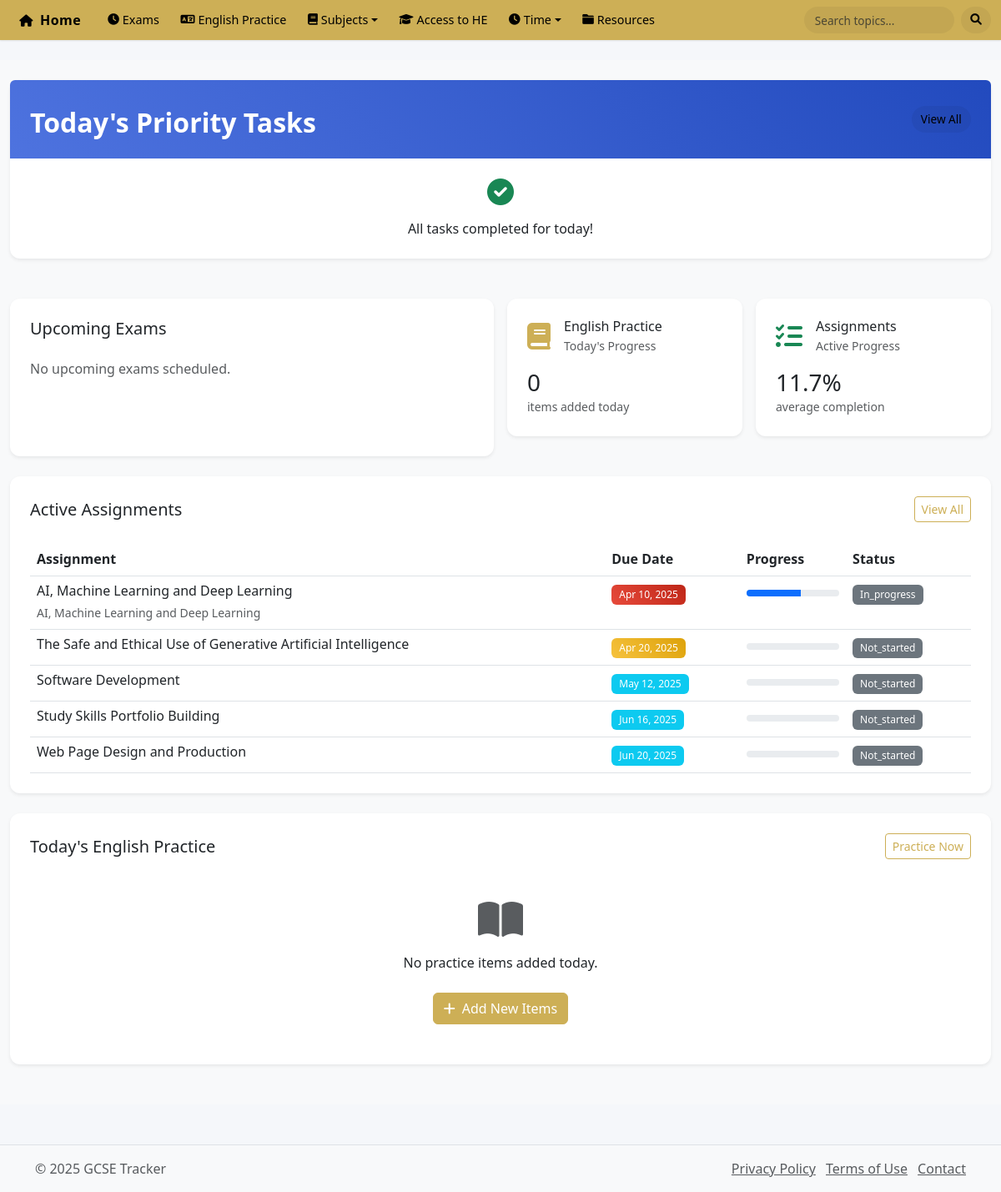
Page /dashboard.php on the committed database.
### tables this page shows
CREATE TABLE `access_assignments` (
  `id` int(11) NOT NULL,
  `unit_id` int(11) DEFAULT NULL,
  `unit_overview` text DEFAULT NULL,
  `title` varchar(255) NOT NULL,
  `overview` text DEFAULT NULL,
  `question_text` text DEFAULT NULL,
  `guidance` text DEFAULT NULL,
  `word_limit` int(11) DEFAULT NULL,
  `credits` int(11) NOT NULL,
  `due_date` date NOT NULL,
  `description` text DEFAULT NULL,
  `status` enum('not_started','in_progress','completed') DEFAULT 'not_started',
  `created_at` datetime DEFAULT current_timestamp(),
  `updated_at` datetime DEFAULT current_timestamp() ON UPDATE current_timestamp(),
  `total_criteria` int(11) DEFAULT 0,
  `completed_criteria` int(11) DEFAULT 0,
  `progress_percentage` decimal(5,2) DEFAULT 0.00,
  `priority` enum('low','medium','high') DEFAULT 'medium',
  `estimated_hours` int(11) DEFAULT NULL,
  `actual_hours` int(11) DEFAULT 0,
  `submitted_date` datetime DEFAULT NULL
);

CREATE TABLE `access_course_units` (
  `id` int(11) NOT NULL,
  `unit_code` varchar(10) NOT NULL,
  `unit_name` varchar(255) NOT NULL,
  `description` text DEFAULT NULL,
  `credits` int(11) DEFAULT 3,
  `is_graded` tinyint(1) DEFAULT 1,
  `created_at` timestamp NOT NULL DEFAULT current_timestamp(),
  `updated_at` timestamp NOT NULL DEFAULT current_timestamp() ON UPDATE current_timestamp()
);

### dashboard.php (the view, shortened to what this page needs)
<?php
require_once 'includes/db_connect.php';
$tasks_query = "
    SELECT t.*, tc.name as category_name, tc.color as category_color
    FROM tasks t
    LEFT JOIN task_categories tc ON t.category_id = tc.id
    WHERE DATE(t.due_date) = CURRENT_DATE
    AND t.status != 'completed'
    ORDER BY t.priority DESC, t.due_time ASC
";
$tasks_result = $conn->query($tasks_query);
$today_tasks = $tasks_result->fetch_all(MYSQLI_ASSOC);
$exams_query = "
    SELECT *,
           DATEDIFF(exam_date, CURRENT_DATE) as days_left
    FROM exams
    WHERE exam_date >= CURRENT_DATE
    ORDER BY exam_date ASC
    LIMIT 5
";
$exams_result = $conn->query($exams_query);
$upcoming_exams = $exams_result->fetch_all(MYSQLI_ASSOC);
$english_stats_query = "
    SELECT
        COUNT(*) as total_items,
        SUM(CASE WHEN created_at = CURRENT_DATE THEN 1 ELSE 0 END) as items_today,
        (SELECT COUNT(*) FROM favorite_practice_items) as total_favorites
    FROM practice_items
";
$english_stats = $conn->query($english_stats_query)->fetch_assoc();
$assignments_query = "
    SELECT a.*, u.unit_name,
           (a.completed_criteria / NULLIF(a.total_criteria, 0)) * 100 as completion_percentage
    FROM access_assignments a
    LEFT JOIN access_course_units u ON a.unit_id = u.id
    WHERE a.status != 'completed'
    ORDER BY a.due_date ASC
    LIMIT 5
";
$assignments_result = $conn->query($assignments_query);
$active_assignments = $assignments_result->fetch_all(MYSQLI_ASSOC);
$words_query = "
    SELECT pi.*, pc.name as category_name,
           CASE WHEN fpi.practice_item_id IS NOT NULL THEN 1 ELSE 0 END as is_favorite
    FROM practice_items pi
    LEFT JOIN practice_categories pc ON pi.category_id = pc.id
    LEFT JOIN favorite_practice_items fpi ON pi.id = fpi.practice_item_id
    WHERE DATE(pi.created_at) = CURRENT_DATE
    ORDER BY pi.created_at DESC
    LIMIT 5
";
$words_result = $conn->query($words_query);
$today_words = $words_result->fetch_all(MYSQLI_ASSOC);
require_once 'includes/header.php';
?>
<div class="dashboard">
    <section class="dashboard-section mb-4">
        <div class="container-fluid">
            <div class="row g-3">
                <div class="col-12">
                    <div class="card border-0 shadow-sm">
                        <div class="card-body p-0">
                            <div class="p-4 bg-primary text-white rounded-top">
                                <div class="d-flex justify-content-between align-items-center">
                                    <h2 class="h5 mb-0">Today's Priority Tasks</h2>
                                    <a href="tasks.php" class="btn btn-sm btn-outline-light">View All</a>
                                </div>
                            </div>
                            <?php if (empty($today_tasks)): ?>
                                <div class="p-4 text-center">
                                    <i class="fas fa-check-circle fa-2x text-success mb-3"></i>
                                    <p class="mb-0">All tasks completed for today!</p>
                                </div>
                            <?php endif; ?>
                        </div>
                    </div>
                </div>
            </div>
        </div>
    </section>
    <section class="dashboard-section mb-4">
        <div class="container-fluid">
            <div class="row g-3">
                <div class="col-md-6">
                    <div class="card border-0 shadow-sm h-100">
                        <div class="card-body">
                            <h3 class="h5 mb-4">Upcoming Exams</h3>
                            <?php if (empty($upcoming_exams)): ?>
                                <p class="text-muted">No upcoming exams scheduled.</p>
                            <?php endif; ?>
                        </div>
                    </div>
                </div>
                <div class="col-md-6">
                    <div class="row g-3">
                        <div class="col-6">
                            <div class="card border-0 shadow-sm">
                                <div class="card-body">
                                    <div class="d-flex align-items-center mb-3">
                                        <div class="flex-shrink-0">
                                            <i class="fas fa-book fa-2x text-primary"></i>
                                        </div>
                                        <div class="ms-3">
                                            <h6 class="mb-0">English Practice</h6>
                                            <small class="text-muted">Today's Progress</small>
                                        </div>
                                    </div>
                                    <h3 class="mb-0"><?php echo $english_stats['items_today']; ?></h3>
                                    <small class="text-muted">items added today</small>
                                </div>
                            </div>
                        </div>
                        <div class="col-6">
                            <div class="card border-0 shadow-sm">
                                <div class="card-body">
                                    <div class="d-flex align-items-center mb-3">
                                        <div class="flex-shrink-0">
                                            <i class="fas fa-tasks fa-2x text-success"></i>
                                        </div>
                                        <div class="ms-3">
                                            <h6 class="mb-0">Assignments</h6>
                                            <small class="text-muted">Active Progress</small>
                                        </div>
                                    </div>
                                    <?php
                                    $total_progress = 0;
                                    $assignment_count = count($active_assignments);
                                    foreach ($active_assignments as $assignment) {
                                        $total_progress += $assignment['completion_percentage'];
                                    }
                                    $average_progress = $assignment_count > 0 ? $total_progress / $assignment_count : 0;
                                    ?>
                                    <h3 class="mb-0"><?php echo number_format($average_progress, 1); ?>%</h3>
                                    <small class="text-muted">average completion</small>
                                </div>
                            </div>
                        </div>
                    </div>
                </div>
            </div>
        </div>
    </section>
    <section class="dashboard-section mb-4">
        <div class="container-fluid">
            <div class="card border-0 shadow-sm">
                <div class="card-body">
                    <div class="d-flex justify-content-between align-items-center mb-4">
                        <h3 class="h5 mb-0">Active Assignments</h3>
                        <a href="assignments.php" class="btn btn-sm btn-outline-primary">View All</a>
                    </div>
                    <?php if (empty($active_assignments)): ?>
                        <p class="text-muted">No active assignments.</p>
                    <?php else: ?>
                        <div class="table-responsive">
                            <table class="table table-hover">
                                <thead>
                                    <tr>
                                        <th>Assignment</th>
                                        <th>Due Date</th>
                                        <th>Progress</th>
                                        <th>Status</th>
                                    </tr>
                                </thead>
                                <tbody>
                                    <?php foreach ($active_assignments as $assignment): ?>
                                        <tr>
                                            <td>
                                                <h6 class="mb-1"><?php echo htmlspecialchars($assignment['title']); ?></h6>
                                                <small class="text-muted"><?php echo htmlspecialchars($assignment['unit_name']); ?></small>
                                            </td>
                                            <td>
                                                <?php
                                                $days_until_due = (strtotime($assignment['due_date']) - time()) / (60 * 60 * 24);
                                                $badge_class = $days_until_due < 7 ? 'bg-danger' : ($days_until_due < 14 ? 'bg-warning' : 'bg-info');
                                                ?>
                                                <span class="badge <?php echo $badge_class; ?>">
                                                    <?php echo date('M j, Y', strtotime($assignment['due_date'])); ?>
                                                </span>
                                            </td>
                                            <td>
                                                <div class="progress" style="height: 8px;">
                                                    <div class="progress-bar" role="progressbar"
                                                         style="width: <?php echo $assignment['completion_percentage']; ?>%"></div>
                                                </div>
                                            </td>
                                            <td>
                                                <span class="badge bg-secondary">
                                                    <?php echo ucfirst($assignment['status']); ?>
                                                </span>
                                            </td>
                                        </tr>
                                    <?php endforeach; ?>
                                </tbody>
                            </table>
                        </div>
                    <?php endif; ?>
                </div>
            </div>
        </div>
    </section>
    <section class="dashboard-section mb-4">
        <div class="container-fluid">
            <div class="card border-0 shadow-sm">
                <div class="card-body">
                    <div class="d-flex justify-content-between align-items-center mb-4">
                        <h3 class="h5 mb-0">Today's English Practice</h3>
                        <a href="pages/EnglishPractice/practice.php" class="btn btn-sm btn-outline-primary">Practice Now</a>
                    </div>
                    <?php if (empty($today_words)): ?>
                        <div class="text-center py-4">
                            <i class="fas fa-book-open fa-3x text-muted mb-3"></i>
                            <p class="mb-4">No practice items added today.</p>
                            <a href="pages/EnglishPractice/daily_entry.php" class="btn btn-primary">
                                <i class="fas fa-plus me-2"></i>Add New Items
                            </a>
                        </div>
                    <?php endif; ?>
                </div>
            </div>
        </div>
    </section>
</div>
<?php require_once 'includes/footer.php'; ?>

### assets/css/main.css (style rules this page uses)
:root { --primary-color: #3498db; --secondary-color: #2ecc71; --warning-color: #f39c12; --danger-color: #e74c3c; --light-color: #f8f9fa; --dark-color: #343a40; --gray-color: #6c757d; --border-color: #dee2e6; --shadow: 0 0.125rem 0.25rem rgba(0, 0, 0, 0.075); }
body { font-family: 'Segoe UI', Tahoma, Geneva, Verdana, sans-serif; color: #333; background-color: #f5f7fa; min-height: 100vh; display: flex; flex-direction: column; }
.card { border-radius: 0.5rem; box-shadow: var(--shadow); transition: transform 0.2s, box-shadow 0.2s; margin-bottom: 1.5rem; }
.progress { height: 0.5rem; border-radius: 1rem; margin-top: 0.5rem; }
.btn-primary { background-color: var(--primary-color); border-color: var(--primary-color); }

### assets/css/reports.css (style rules this page uses)
.card { box-shadow: 0 2px 4px rgba(0,0,0,0.1); border: none; margin-bottom: 1.5rem; }
.card-body { padding: 1.5rem; }
.bg-primary { background: linear-gradient(45deg, #4e73df 0%, #224abe 100%) !important; }
.bg-warning { background: linear-gradient(45deg, #f6c23e 0%, #dda20a 100%) !important; }
.bg-danger { background: linear-gradient(45deg, #e74a3b 0%, #be2617 100%) !important; }
.card h2 { font-size: 2rem; margin: 0.5rem 0 0; font-weight: 700; }
.table { margin-bottom: 0; }
.table th { border-top: none; font-weight: 600; }

### pages/EnglishPractice/style.css (style rules this page uses)
:root { --english-primary: #0d6efd; --english-secondary: #6c757d; --english-light: #f8f9fa; --english-dark: #343a40; --english-border: #dee2e6; --english-border-radius: 0.375rem; --english-card-bg: #ffffff; --english-card-shadow: 0 .125rem .25rem rgba(0,0,0,.075); }
.progress { height: 20px; font-size: 0.8rem; border-radius: var(--english-border-radius); }
.progress-bar { background-color: var(--english-primary) !important; transition: width 0.4s ease; }

### includes/header.php (style rules this page uses)
:root { --primary-color: #cdaf56; --primary-hover: #b89a45; --text-color: #000000; }
.btn-outline-light { color: var(--text-color); border: none; background-color: rgba(0,0,0,0.05); border-radius: 16px; padding: 0.35rem 0.7rem; font-size: 0.85rem; transition: all 0.2s; height: 32px; display: flex; align-items: center; }

### dashboard.php (style rules this page uses)
:root { --accent-color: #cdaf56; --accent-dark: #b69a45; --accent-light: #e6d5a7; }
.dashboard { background-color: #f8f9fa; min-height: 100vh; padding: 1.5rem 0; }
.dashboard-section { margin-bottom: 2rem; }
.card { transition: transform 0.2s; border-radius: 0.75rem; }
.progress { background-color: #e9ecef; border-radius: 1rem; overflow: hidden; }
.progress-bar { background-color: var(--accent-color); transition: width 0.6s ease; }
.badge { font-weight: 500; padding: 0.5em 0.75em; }
.btn-outline-primary { color: var(--accent-color); border-color: var(--accent-color); }
.btn-primary { background-color: var(--accent-color); border-color: var(--accent-color); }
.text-primary { color: var(--accent-color) !important; }

### rows in the picture
access_assignments: title "AI, Machine Learning and Deep Learning", access_course_units.unit_name "AI, Machine Learning and Deep Learning", due_date "Apr 10, 2025", $assignment['completion_percentage'] 58.3333 (drawn), status "In_progress"
access_assignments: title "The Safe and Ethical Use of Generative Artificial Intelligence", due_date "Apr 20, 2025", status "Not_started"
access_assignments: title "Software Development", due_date "May 12, 2025", status "Not_started"
access_assignments: title "Study Skills Portfolio Building", due_date "Jun 16, 2025", status "Not_started"
access_assignments: title "Web Page Design and Production", due_date "Jun 20, 2025", status "Not_started"

### other values in the picture
$english_stats['items_today'] "0"
$average_progress "11.7"
